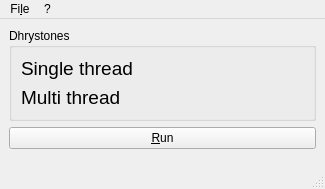
<?xml version="1.0" encoding="UTF-8"?>
<ui version="4.0">
 <class>MainWindow</class>
 <widget class="QMainWindow" name="MainWindow">
  <property name="geometry">
   <rect>
    <x>0</x>
    <y>0</y>
    <width>325</width>
    <height>189</height>
   </rect>
  </property>
  <property name="windowTitle">
   <string>QDhrystone</string>
  </property>
  <property name="windowIcon">
   <iconset resource="qdhrystone.qrc">
    <normaloff>:/imgs/qdhrystone.png</normaloff>:/imgs/qdhrystone.png</iconset>
  </property>
  <widget class="QWidget" name="centralwidget">
   <layout class="QFormLayout" name="formLayout_2">
    <item row="0" column="0" colspan="2">
     <widget class="QGroupBox" name="groupBox">
      <property name="title">
       <string>Dhrystones</string>
      </property>
      <layout class="QGridLayout" name="gridLayout">
       <item row="0" column="0">
        <widget class="QLabel" name="label">
         <property name="font">
          <font>
           <pointsize>14</pointsize>
          </font>
         </property>
         <property name="text">
          <string>Single thread</string>
         </property>
        </widget>
       </item>
       <item row="0" column="1">
        <widget class="QLabel" name="sresult">
         <property name="font">
          <font>
           <pointsize>14</pointsize>
           <weight>75</weight>
           <bold>true</bold>
          </font>
         </property>
         <property name="text">
          <string/>
         </property>
        </widget>
       </item>
       <item row="1" column="0">
        <widget class="QLabel" name="label_2">
         <property name="font">
          <font>
           <pointsize>14</pointsize>
          </font>
         </property>
         <property name="text">
          <string>Multi thread</string>
         </property>
        </widget>
       </item>
       <item row="1" column="1">
        <widget class="QLabel" name="mresult">
         <property name="font">
          <font>
           <pointsize>14</pointsize>
           <weight>75</weight>
           <bold>true</bold>
          </font>
         </property>
         <property name="text">
          <string/>
         </property>
        </widget>
       </item>
      </layout>
     </widget>
    </item>
    <item row="1" column="0" colspan="2">
     <widget class="QPushButton" name="start">
      <property name="text">
       <string>&amp;Run</string>
      </property>
     </widget>
    </item>
   </layout>
  </widget>
  <widget class="QMenuBar" name="menubar">
   <property name="geometry">
    <rect>
     <x>0</x>
     <y>0</y>
     <width>325</width>
     <height>30</height>
    </rect>
   </property>
   <widget class="QMenu" name="menuFile">
    <property name="title">
     <string>Fi&amp;le</string>
    </property>
    <addaction name="actionExit"/>
   </widget>
   <widget class="QMenu" name="menu">
    <property name="title">
     <string>?</string>
    </property>
    <addaction name="actionAbout"/>
    <addaction name="actionAbout_Qt"/>
   </widget>
   <addaction name="menuFile"/>
   <addaction name="menu"/>
  </widget>
  <widget class="QStatusBar" name="statusbar"/>
  <action name="actionAbout">
   <property name="text">
    <string>&amp;About…</string>
   </property>
  </action>
  <action name="actionAbout_Qt">
   <property name="text">
    <string>About &amp;Qt…</string>
   </property>
  </action>
  <action name="actionExit">
   <property name="icon">
    <iconset resource="qdhrystone.qrc">
     <normaloff>:/imgs/exit.png</normaloff>:/imgs/exit.png</iconset>
   </property>
   <property name="text">
    <string>&amp;Exit</string>
   </property>
  </action>
 </widget>
 <resources>
  <include location="qdhrystone.qrc"/>
 </resources>
 <connections>
  <connection>
   <sender>actionExit</sender>
   <signal>triggered()</signal>
   <receiver>MainWindow</receiver>
   <slot>close()</slot>
   <hints>
    <hint type="sourcelabel">
     <x>-1</x>
     <y>-1</y>
    </hint>
    <hint type="destinationlabel">
     <x>162</x>
     <y>236</y>
    </hint>
   </hints>
  </connection>
 </connections>
</ui>
